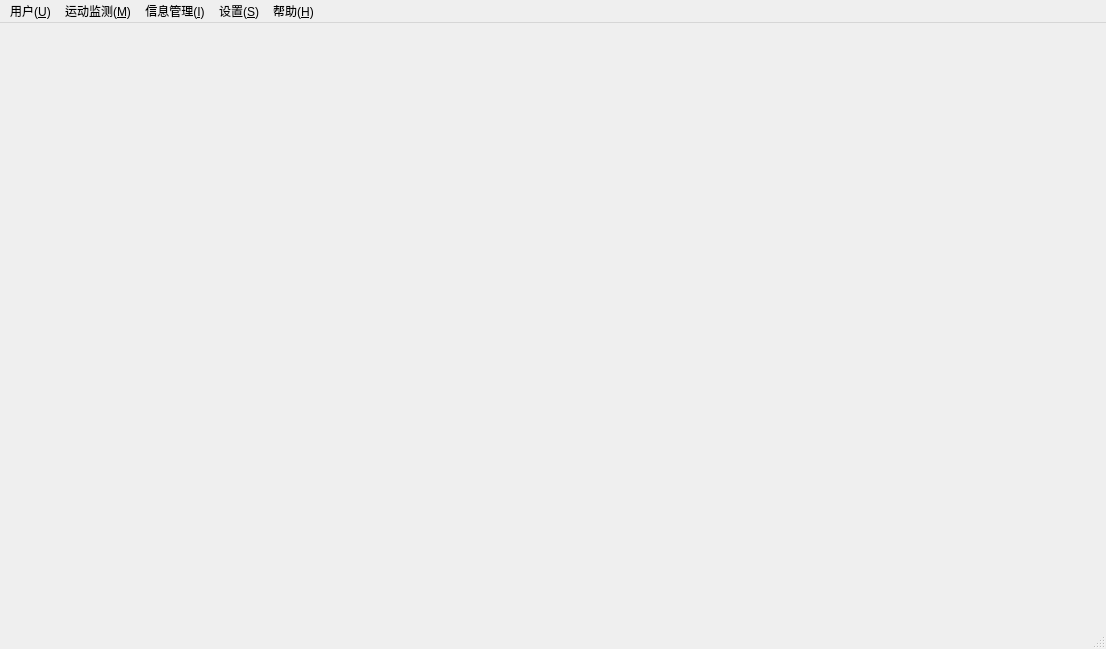
<?xml version="1.0" encoding="UTF-8"?>
<ui version="4.0">
 <class>MainWindow</class>
 <widget class="QMainWindow" name="MainWindow">
  <property name="geometry">
   <rect>
    <x>0</x>
    <y>0</y>
    <width>1106</width>
    <height>649</height>
   </rect>
  </property>
  <property name="windowTitle">
   <string>MainWindow</string>
  </property>
  <property name="windowIcon">
   <iconset>
    <normalon>:/yang.png</normalon>
   </iconset>
  </property>
  <widget class="QWidget" name="centralWidget">
   <layout class="QVBoxLayout" name="verticalLayout">
    <item>
     <widget class="QStackedWidget" name="stackedWidget">
      <widget class="QWidget" name="page"/>
      <widget class="QWidget" name="page_2"/>
     </widget>
    </item>
   </layout>
  </widget>
  <widget class="QMenuBar" name="menuBar">
   <property name="geometry">
    <rect>
     <x>0</x>
     <y>0</y>
     <width>1106</width>
     <height>26</height>
    </rect>
   </property>
   <widget class="QMenu" name="menuYonghu">
    <property name="title">
     <string>用户(&amp;U)</string>
    </property>
    <addaction name="actionLogin"/>
    <addaction name="actionLogout"/>
   </widget>
   <widget class="QMenu" name="menu_I">
    <property name="title">
     <string>信息管理(&amp;I)</string>
    </property>
    <addaction name="actionD"/>
    <addaction name="action_Device_Query"/>
   </widget>
   <widget class="QMenu" name="menu_S">
    <property name="title">
     <string>设置(&amp;S)</string>
    </property>
    <addaction name="action"/>
   </widget>
   <widget class="QMenu" name="menu_H">
    <property name="title">
     <string>帮助(&amp;H)</string>
    </property>
    <addaction name="actionHelp"/>
   </widget>
   <widget class="QMenu" name="menu_M">
    <property name="title">
     <string>运动监测(&amp;M)</string>
    </property>
    <addaction name="action_3"/>
   </widget>
   <addaction name="menuYonghu"/>
   <addaction name="menu_M"/>
   <addaction name="menu_I"/>
   <addaction name="menu_S"/>
   <addaction name="menu_H"/>
  </widget>
  <widget class="QStatusBar" name="statusBar"/>
  <action name="actionLogin">
   <property name="text">
    <string>登录</string>
   </property>
  </action>
  <action name="actionLogout">
   <property name="text">
    <string>注销</string>
   </property>
  </action>
  <action name="actionD">
   <property name="text">
    <string>奶山羊信息管理</string>
   </property>
  </action>
  <action name="actionHelp">
   <property name="text">
    <string>获取帮助</string>
   </property>
  </action>
  <action name="action_Device_Query">
   <property name="text">
    <string>设备信息管理</string>
   </property>
  </action>
  <action name="action_2">
   <property name="text">
    <string>备份设置</string>
   </property>
  </action>
  <action name="action_3">
   <property name="text">
    <string>运动监测界面</string>
   </property>
  </action>
  <action name="action">
   <property name="text">
    <string>绑定设置</string>
   </property>
  </action>
 </widget>
 <layoutdefault spacing="6" margin="11"/>
 <resources/>
 <connections/>
</ui>
